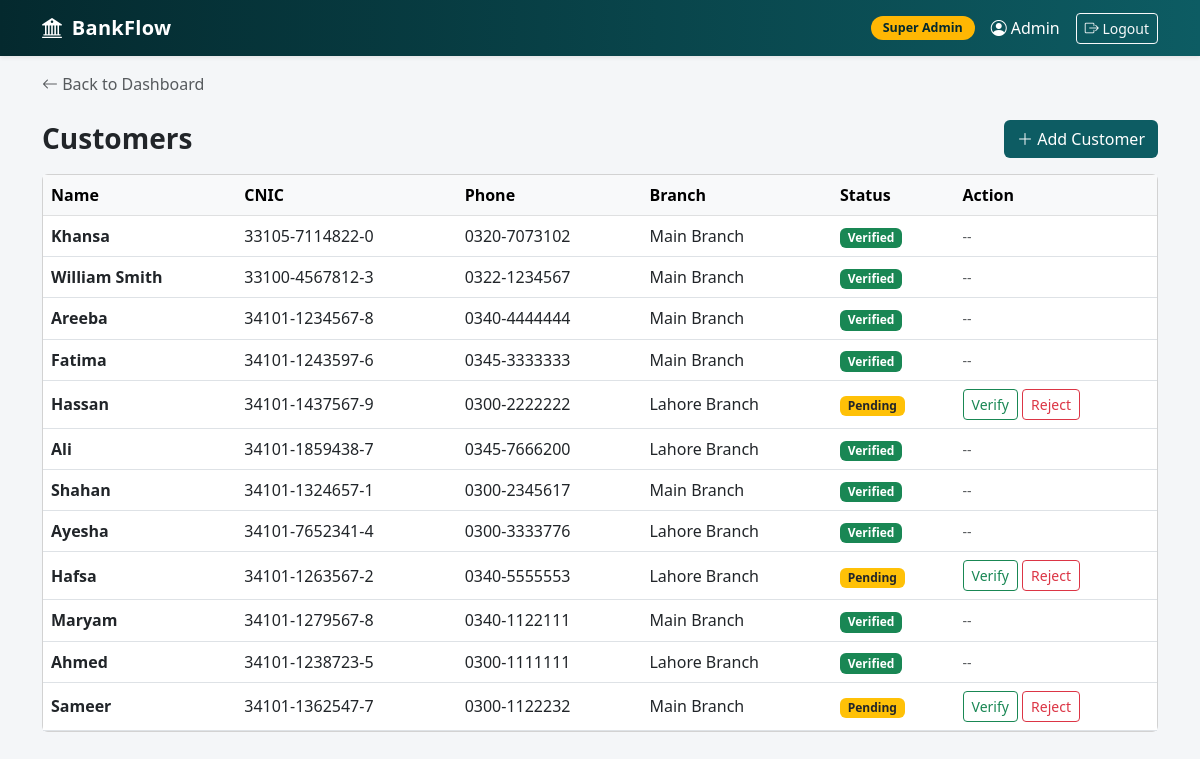
Page /customers/ (signed in) on the committed database.
### tables this page shows
CREATE TABLE users (
    user_id INTEGER PRIMARY KEY,
    username TEXT UNIQUE NOT NULL,
    password_hash TEXT NOT NULL,
    user_role TEXT NOT NULL CHECK (user_role IN ('SUPER_ADMIN','MANAGER','CUSTOMER')),
    is_active INTEGER NOT NULL DEFAULT 1 CHECK (is_active IN (0,1)),
    created_at TEXT NOT NULL DEFAULT (datetime('now')),
    branch_id INTEGER,
    customer_id INTEGER,
    FOREIGN KEY (branch_id) REFERENCES branches(branch_id),
    FOREIGN KEY (customer_id) REFERENCES customers(customer_id)
);

CREATE TABLE customers(
    customer_id INTEGER PRIMARY KEY,
    branch_id INTEGER NOT NULL,
    full_name TEXT NOT NULL,
    cnic TEXT UNIQUE NOT NULL,
    phone TEXT,
    cust_address TEXT,
    reg_status TEXT NOT NULL DEFAULT 'PENDING' CHECK(reg_status IN('PENDING','VERIFIED','REJECTED')),
    created_at TEXT NOT NULL DEFAULT (datetime('now')),
    FOREIGN KEY (branch_id) REFERENCES branches(branch_id)
);

CREATE TABLE branches(
    branch_id INTEGER PRIMARY KEY,
    branch_code TEXT UNIQUE NOT NULL,
    branch_name TEXT NOT NULL,
    city TEXT,
    created_at TEXT NOT NULL DEFAULT (datetime('now'))
);

### routes/customers.py (the view)
@bp.route("/")
@login_required
@role_required("SUPER_ADMIN","MANAGER")
def list_customers():
    if current_user.role =="MANAGER":
        rows = query("""SELECT c.* , b.branch_name FROM customers c
                     JOIN branches b ON b.branch_id =c.branch_id
                     WHERE c.branch_id=?
                     ORDER BY c.created_at DESC""",
                     (current_user.branch_id,))
    else:
        rows = query("""SELECT c.* ,b.branch_name FROM customers c
                     JOIN branches b ON b.branch_id =c.branch_id
                     ORDER BY c.created_at DESC""")
    return render_template("customers/list.html",customers=rows)

### auth.py (called while the page is built)
@login_manager.user_loader
def load_user(user_id):
    row=query("SELECT * FROM users WHERE user_id=?",(user_id,),one=True)
    return User(row) if row else None

def role_required(*roles):
    def decorater(f):
        @wraps(f)
        def wrapper (*args,**kwargs):
            if current_user.role not in roles:
                abort(403)
            return f(*args,**kwargs)
        return wrapper
    return decorater

### db.py (called while the page is built)
def get_db():
    if 'db' not in g:
        g.db=sqlite3.connect(config.DB_PATH)
        g.db.row_factory=sqlite3.Row
        g.db.execute("PRAGMA foreign_keys=ON")
    return g.db

def query(sql,params=(),one=False):
    rows=get_db().execute(sql,params).fetchall()
    if one:
        return rows[0]  if rows else None
    return rows

### templates/customers/list.html (shortened to what this page needs)
{% extends "base.html" %}
{% block back_link %}
<a href="{{ url_for('dashboard') }}" class="text-decoration-none text-muted">
    <i class="bi bi-arrow-left"></i> Back to Dashboard
</a>
{% endblock %}
{% block content %}
<div class="d-flex justify-content-between align-items-center mb-3">
    <h3 class="fw-bold mb-0">Customers</h3>
    <a href="{{ url_for('customers.add_customer') }}" class="btn text-white" style="background: var(--brand);">
        <i class="bi bi-plus-lg"></i> Add Customer
    </a>
</div>
<div class="card">
    <div class="table-responsive">
        <table class="table table-hover align-middle mb-0">
            <thead class="table-light">
                <tr>
                    <th>Name</th>
                    <th>CNIC</th>
                    <th>Phone</th>
                    <th>Branch</th>
                    <th>Status</th>
                    <th>Action</th>
                </tr>
            </thead>
            <tbody>
                {% for c in customers %}
                <tr>
                    <td class="fw-semibold">{{ c.full_name }}</td>
                    <td>{{ c.cnic }}</td>
                    <td>{{ c.phone }}</td>
                    <td>{{ c.branch_name }}</td>
                    <td>
                        {% if c.reg_status == 'VERIFIED' %}
                        <span class="badge bg-success">Verified</span>
                        {% elif c.reg_status == 'REJECTED' %}
                        <span class="badge bg-danger">Rejected</span>
                        {% else %}
                        <span class="badge bg-warning text-dark">Pending</span>
                        {% endif %}
                    </td>
                    <td>
                        {% if c.reg_status == 'PENDING' %}
                        <form method="post" action="{{ url_for('customers.verify_customer', cid=c.customer_id) }}"
                            class="d-inline">
                            <button class="btn btn-sm btn-outline-success">Verify</button>
                        </form>
                        <form method="post" action="{{ url_for('customers.verify_customer', cid=c.customer_id) }}"
                            class="d-inline">
                            <button class="btn btn-sm btn-outline-danger">Reject</button>
                        </form>
                        {% else %}
                        <span class="text-muted small">--</span>
                        {% endif %}
                    </td>
                </tr>
                {% else %}
                <tr>
                    <td colspan="6" class="text-center text-muted py-4">No customers yet</td>
                </tr>
                {% endfor %}
            </tbody>
        </table>
    </div>
</div>
{% endblock %}

### templates/base.html (shortened to what this page needs)
<!DOCTYPE html>
<html lang="en">
<head>
    <link href="https://cdn.jsdelivr.net/npm/bootstrap@5.3.0/dist/css/bootstrap.min.css" rel="stylesheet">
    <link href="https://cdn.jsdelivr.net/npm/bootstrap-icons@1.11.0/font/bootstrap-icons.css" rel="stylesheet">
</head>
<body>
    {% if current_user.is_authenticated %}
    <nav class="navbar navbar-expand navbar-dark bg-brand shadow-sm">
        <div class="container">
            <a class="navbar-brand" href="{{ url_for('dashboard') }}">
                <i class="bi bi-bank2 me-1"></i> BankFlow
            </a>
            <div class="navbar-nav ms-auto align-items-center">
                <span class="role-badge me-3">
                    {% if current_user.role == 'SUPER_ADMIN' %}Super Admin
                    {% elif current_user.role == 'MANAGER' %}Bank Manager
                    {% else %}Customer{% endif %}
                </span>
                <span class="navbar-text text-white me-3">
                    <i class="bi bi-person-circle me-1"></i>{{ current_user.username }}
                </span>
                <a class="btn btn-sm btn-outline-light" href="{{ url_for('auth.logout') }}">
                    <i class="bi bi-box-arrow-right"></i> Logout
                </a>
            </div>
        </div>
    </nav>
    {% endif %}
    <div class="container mt-3">
        {% block back_link %}{% endblock %}
    </div>
    <div class="container mt-4">
        {% block content %}{% endblock %}
    </div>
</body>
</html>

### templates/base.html (style rules this page uses)
:root { --brand: #0d5c63; --brand-dark: #04292e; --accent: #ffb703; }
body { background: #f4f6f8; font-family: 'Segoe UI', system-ui, sans-serif; }
.navbar-brand { font-weight: 700; letter-spacing: .3px; }
.bg-brand { background: linear-gradient(90deg, var(--brand-dark), var(--brand)); }
.role-badge { background: var(--accent); color: var(--brand-dark); font-weight: 600; padding: 3px 12px; border-radius: 20px; font-size: .78rem; }

### rows in the picture
users: username "Admin"
customers: full_name "Khansa", cnic "33105-7114822-0", phone "0320-7073102", branch_name "Main Branch", reg_status "Verified"
customers: full_name "William Smith", cnic "33100-4567812-3", phone "0322-1234567", branch_name "Main Branch", reg_status "Verified"
customers: full_name "Areeba", cnic "34101-1234567-8", phone "0340-4444444", branch_name "Main Branch", reg_status "Verified"
customers: full_name "Fatima", cnic "34101-1243597-6", phone "0345-3333333", branch_name "Main Branch", reg_status "Verified"
customers: full_name "Hassan", cnic "34101-1437567-9", phone "0300-2222222", branch_name "Lahore Branch", reg_status "Pending"
customers: full_name "Ali", cnic "34101-1859438-7", phone "0345-7666200", branch_name "Lahore Branch", reg_status "Verified"
customers: full_name "Shahan", cnic "34101-1324657-1", phone "0300-2345617", branch_name "Main Branch", reg_status "Verified"
customers: full_name "Ayesha", cnic "34101-7652341-4", phone "0300-3333776", branch_name "Lahore Branch", reg_status "Verified"
customers: full_name "Hafsa", cnic "34101-1263567-2", phone "0340-5555553", branch_name "Lahore Branch", reg_status "Pending"
customers: full_name "Maryam", cnic "34101-1279567-8", phone "0340-1122111", branch_name "Main Branch", reg_status "Verified"
customers: full_name "Ahmed", cnic "34101-1238723-5", phone "0300-1111111", branch_name "Lahore Branch", reg_status "Verified"
customers: full_name "Sameer", cnic "34101-1362547-7", phone "0300-1122232", branch_name "Main Branch", reg_status "Pending"
